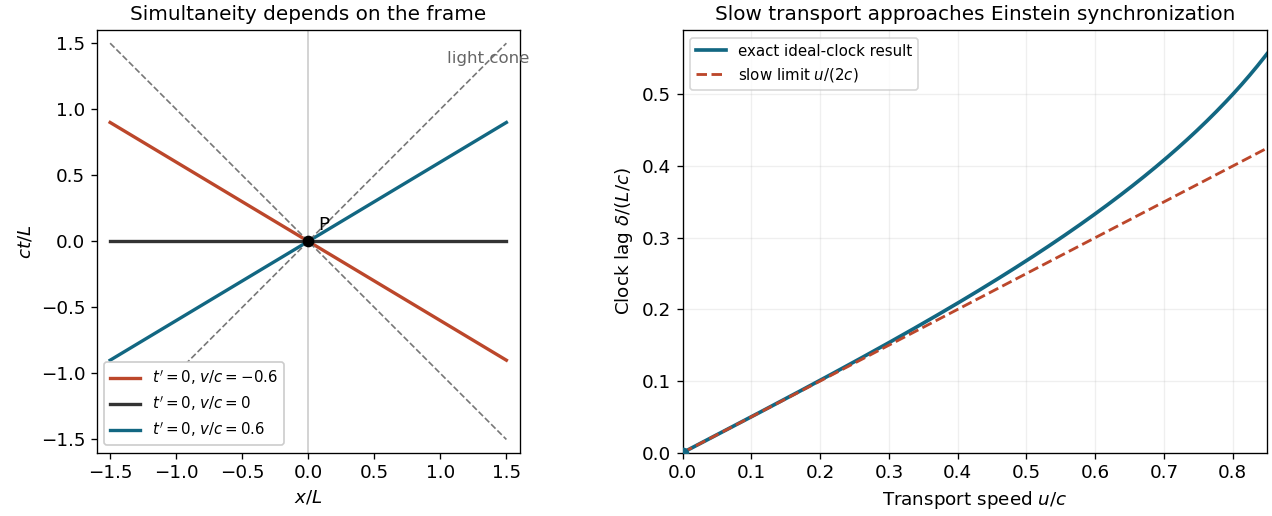

Reproduce this figure in Python.
"""Original diagram; Python 3.14, NumPy and Matplotlib. Save only in caller CWD."""
from pathlib import Path
import numpy as np
import matplotlib
matplotlib.use("Agg")
import matplotlib.pyplot as plt

plt.rcParams.update({"font.size": 11, "axes.titlesize": 12, "figure.facecolor": "white", "savefig.facecolor": "white"})
fig, axes = plt.subplots(1, 2, figsize=(10.6, 4.3), layout="constrained")
ax = axes[0]
x = np.linspace(-1.5, 1.5, 200)
for beta, color in [(-0.6, "#bc472b"), (0.0, "#333333"), (0.6, "#126782")]:
    ax.plot(x, beta*x, color=color, lw=2, label=rf"$t'=0$, $v/c={beta:g}$")
ax.plot(x, x, color="#777777", ls="--", lw=1)
ax.plot(x, -x, color="#777777", ls="--", lw=1)
ax.axvline(0, color="#cccccc", lw=1)
ax.scatter([0], [0], c="black", zorder=5)
ax.annotate("P", (0,0), xytext=(6, 7), textcoords="offset points")
ax.text(1.05, 1.35, "light cone", fontsize=10, color="#666666")
ax.set(xlim=(-1.6,1.6), ylim=(-1.6,1.6), xlabel=r"$x/L$", ylabel=r"$ct/L$", title="Simultaneity depends on the frame")
ax.set_aspect("equal")
ax.legend(loc="lower left", fontsize=9, framealpha=1)
ax = axes[1]
beta = np.linspace(0, .85, 301)
lag = beta/(1+np.sqrt(1-beta**2))
ax.plot(beta, lag, lw=2.2, color="#126782", label="exact ideal-clock result")
ax.plot(beta, beta/2, "--", color="#bc472b", lw=1.7, label=r"slow limit $u/(2c)$")
ax.scatter([0],[0], color="#126782", zorder=5)
ax.set(xlabel=r"Transport speed $u/c$", ylabel=r"Clock lag $\delta/(L/c)$", xlim=(0,.85), ylim=(0,.59), title="Slow transport approaches Einstein synchronization")
ax.grid(alpha=.2)
ax.legend(loc="upper left", fontsize=9)
fig.savefig(Path.cwd()/Path(__file__).with_suffix(".png").name, dpi=120, transparent=False)
plt.close(fig)
